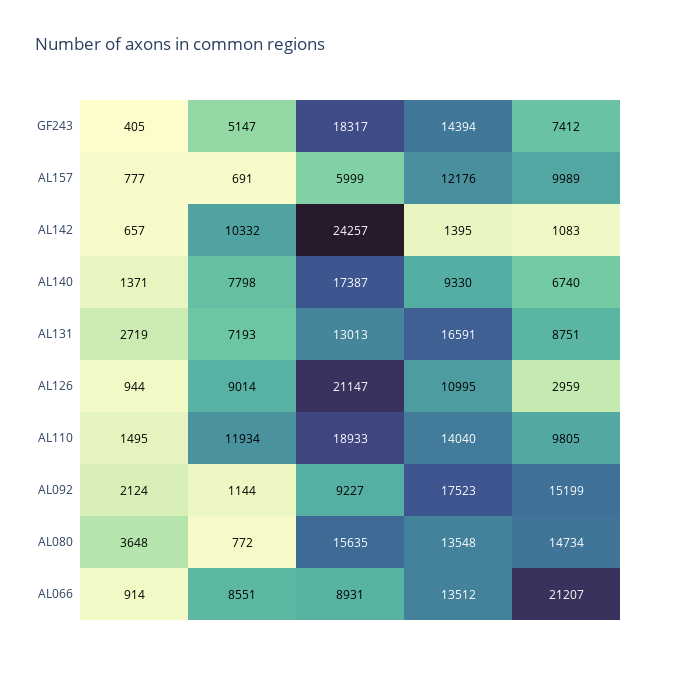

Write notebook code for a chart like this one.
### Code cell
str_id=[na.give_me_name(i) for i in axonal_df_inner.columns]

z =axonal_df_inner.values

fig = ff.create_annotated_heatmap(z, colorscale='deep',
                                  x=str_id,y=list(axonal_df_inner.index))
fig.update_xaxes(showticklabels=False,
                type='category')

fig.update_layout(
    title='Number of axons in common regions',
    width = 700, height = 700,
    autosize = True
)

fig.show()

### Figure 1 — Plotly figure (JSON) as saved in the notebook; plotly's stock layout.template omitted (floating-point values rounded to 4 significant figures)
{"data": [{"colorscale": [[0, "rgb(253, 253, 204)"], [0.09091, "rgb(206, 236, 179)"], [0.1818, "rgb(156, 219, 165)"], [0.2727, "rgb(111, 201, 163)"], [0.3636, "rgb(86, 177, 163)"], [0.4545, "rgb(76, 153, 160)"], [0.5455, "rgb(68, 130, 155)"], [0.6364, "rgb(62, 108, 150)"], [0.7273, "rgb(62, 82, 143)"], [0.8182, "rgb(64, 60, 115)"], [0.9091, "rgb(54, 43, 77)"], [1, "rgb(39, 26, 44)"]], "reversescale": false, "showscale": false, "type": "heatmap", "x": ["Primary somatosensory area barrel field layer 6a", "Primary somatosensory area barrel field layer 4", "Primary somatosensory area barrel field layer 1", "Primary somatosensory area barrel field layer 2/3", "Primary somatosensory area barrel field layer 5"], "y": ["AL066", "AL080", "AL092", "AL110", "AL126", "AL131", "AL140", "AL142", "AL157", "GF243"], "z": [[914, 8551, 8931, 13512, 21207], [3648, 772, 15635, 13548, 14734], [2124, 1144, 9227, 17523, 15199], [1495, 11934, 18933, 14040, 9805], [944, 9014, 21147, 10995, 2959], [2719, 7193, 13013, 16591, 8751], [1371, 7798, 17387, 9330, 6740], [657, 10332, 24257, 1395, 1083], [777, 691, 5999, 12176, 9989], [405, 5147, 18317, 14394, 7412]]}], "layout": {"annotations": [{"font": {"color": "#000000"}, "showarrow": false, "text": "914", "x": "Primary somatosensory area barrel field layer 6a", "xref": "x", "y": "AL066", "yref": "y"}, {"font": {"color": "#000000"}, "showarrow": false, "text": "8551", "x": "Primary somatosensory area barrel field layer 4", "xref": "x", "y": "AL066", "yref": "y"}, {"font": {"color": "#000000"}, "showarrow": false, "text": "8931", "x": "Primary somatosensory area barrel field layer 1", "xref": "x", "y": "AL066", "yref": "y"}, {"font": {"color": "#FFFFFF"}, "showarrow": false, "text": "13512", "x": "Primary somatosensory area barrel field layer 2/3", "xref": "x", "y": "AL066", "yref": "y"}, {"font": {"color": "#FFFFFF"}, "showarrow": false, "text": "21207", "x": "Primary somatosensory area barrel field layer 5", "xref": "x", "y": "AL066", "yref": "y"}, {"font": {"color": "#000000"}, "showarrow": false, "text": "3648", "x": "Primary somatosensory area barrel field layer 6a", "xref": "x", "y": "AL080", "yref": "y"}, {"font": {"color": "#000000"}, "showarrow": false, "text": "772", "x": "Primary somatosensory area barrel field layer 4", "xref": "x", "y": "AL080", "yref": "y"}, {"font": {"color": "#FFFFFF"}, "showarrow": false, "text": "15635", "x": "Primary somatosensory area barrel field layer 1", "xref": "x", "y": "AL080", "yref": "y"}, {"font": {"color": "#FFFFFF"}, "showarrow": false, "text": "13548", "x": "Primary somatosensory area barrel field layer 2/3", "xref": "x", "y": "AL080", "yref": "y"}, {"font": {"color": "#FFFFFF"}, "showarrow": false, "text": "14734", "x": "Primary somatosensory area barrel field layer 5", "xref": "x", "y": "AL080", "yref": "y"}, {"font": {"color": "#000000"}, "showarrow": false, "text": "2124", "x": "Primary somatosensory area barrel field layer 6a", "xref": "x", "y": "AL092", "yref": "y"}, {"font": {"color": "#000000"}, "showarrow": false, "text": "1144", "x": "Primary somatosensory area barrel field layer 4", "xref": "x", "y": "AL092", "yref": "y"}, {"font": {"color": "#000000"}, "showarrow": false, "text": "9227", "x": "Primary somatosensory area barrel field layer 1", "xref": "x", "y": "AL092", "yref": "y"}, {"font": {"color": "#FFFFFF"}, "showarrow": false, "text": "17523", "x": "Primary somatosensory area barrel field layer 2/3", "xref": "x", "y": "AL092", "yref": "y"}, {"font": {"color": "#FFFFFF"}, "showarrow": false, "text": "15199", "x": "Primary somatosensory area barrel field layer 5", "xref": "x", "y": "AL092", "yref": "y"}, {"font": {"color": "#000000"}, "showarrow": false, "text": "1495", "x": "Primary somatosensory area barrel field layer 6a", "xref": "x", "y": "AL110", "yref": "y"}, {"font": {"color": "#000000"}, "showarrow": false, "text": "11934", "x": "Primary somatosensory area barrel field layer 4", "xref": "x", "y": "AL110", "yref": "y"}, {"font": {"color": "#FFFFFF"}, "showarrow": false, "text": "18933", "x": "Primary somatosensory area barrel field layer 1", "xref": "x", "y": "AL110", "yref": "y"}, {"font": {"color": "#FFFFFF"}, "showarrow": false, "text": "14040", "x": "Primary somatosensory area barrel field layer 2/3", "xref": "x", "y": "AL110", "yref": "y"}, {"font": {"color": "#000000"}, "showarrow": false, "text": "9805", "x": "Primary somatosensory area barrel field layer 5", "xref": "x", "y": "AL110", "yref": "y"}, {"font": {"color": "#000000"}, "showarrow": false, "text": "944", "x": "Primary somatosensory area barrel field layer 6a", "xref": "x", "y": "AL126", "yref": "y"}, {"font": {"color": "#000000"}, "showarrow": false, "text": "9014", "x": "Primary somatosensory area barrel field layer 4", "xref": "x", "y": "AL126", "yref": "y"}, {"font": {"color": "#FFFFFF"}, "showarrow": false, "text": "21147", "x": "Primary somatosensory area barrel field layer 1", "xref": "x", "y": "AL126", "yref": "y"}, {"font": {"color": "#000000"}, "showarrow": false, "text": "10995", "x": "Primary somatosensory area barrel field layer 2/3", "xref": "x", "y": "AL126", "yref": "y"}, {"font": {"color": "#000000"}, "showarrow": false, "text": "2959", "x": "Primary somatosensory area barrel field layer 5", "xref": "x", "y": "AL126", "yref": "y"}, {"font": {"color": "#000000"}, "showarrow": false, "text": "2719", "x": "Primary somatosensory area barrel field layer 6a", "xref": "x", "y": "AL131", "yref": "y"}, {"font": {"color": "#000000"}, "showarrow": false, "text": "7193", "x": "Primary somatosensory area barrel field layer 4", "xref": "x", "y": "AL131", "yref": "y"}, {"font": {"color": "#FFFFFF"}, "showarrow": false, "text": "13013", "x": "Primary somatosensory area barrel field layer 1", "xref": "x", "y": "AL131", "yref": "y"}, {"font": {"color": "#FFFFFF"}, "showarrow": false, "text": "16591", "x": "Primary somatosensory area barrel field layer 2/3", "xref": "x", "y": "AL131", "yref": "y"}, {"font": {"color": "#000000"}, "showarrow": false, "text": "8751", "x": "Primary somatosensory area barrel field layer 5", "xref": "x", "y": "AL131", "yref": "y"}, {"font": {"color": "#000000"}, "showarrow": false, "text": "1371", "x": "Primary somatosensory area barrel field layer 6a", "xref": "x", "y": "AL140", "yref": "y"}, {"font": {"color": "#000000"}, "showarrow": false, "text": "7798", "x": "Primary somatosensory area barrel field layer 4", "xref": "x", "y": "AL140", "yref": "y"}, {"font": {"color": "#FFFFFF"}, "showarrow": false, "text": "17387", "x": "Primary somatosensory area barrel field layer 1", "xref": "x", "y": "AL140", "yref": "y"}, {"font": {"color": "#000000"}, "showarrow": false, "text": "9330", "x": "Primary somatosensory area barrel field layer 2/3", "xref": "x", "y": "AL140", "yref": "y"}, {"font": {"color": "#000000"}, "showarrow": false, "text": "6740", "x": "Primary somatosensory area barrel field layer 5", "xref": "x", "y": "AL140", "yref": "y"}, {"font": {"color": "#000000"}, "showarrow": false, "text": "657", "x": "Primary somatosensory area barrel field layer 6a", "xref": "x", "y": "AL142", "yref": "y"}, {"font": {"color": "#000000"}, "showarrow": false, "text": "10332", "x": "Primary somatosensory area barrel field layer 4", "xref": "x", "y": "AL142", "yref": "y"}, {"font": {"color": "#FFFFFF"}, "showarrow": false, "text": "24257", "x": "Primary somatosensory area barrel field layer 1", "xref": "x", "y": "AL142", "yref": "y"}, {"font": {"color": "#000000"}, "showarrow": false, "text": "1395", "x": "Primary somatosensory area barrel field layer 2/3", "xref": "x", "y": "AL142", "yref": "y"}, {"font": {"color": "#000000"}, "showarrow": false, "text": "1083", "x": "Primary somatosensory area barrel field layer 5", "xref": "x", "y": "AL142", "yref": "y"}, {"font": {"color": "#000000"}, "showarrow": false, "text": "777", "x": "Primary somatosensory area barrel field layer 6a", "xref": "x", "y": "AL157", "yref": "y"}, {"font": {"color": "#000000"}, "showarrow": false, "text": "691", "x": "Primary somatosensory area barrel field layer 4", "xref": "x", "y": "AL157", "yref": "y"}, {"font": {"color": "#000000"}, "showarrow": false, "text": "5999", "x": "Primary somatosensory area barrel field layer 1", "xref": "x", "y": "AL157", "yref": "y"}, {"font": {"color": "#000000"}, "showarrow": false, "text": "12176", "x": "Primary somatosensory area barrel field layer 2/3", "xref": "x", "y": "AL157", "yref": "y"}, {"font": {"color": "#000000"}, "showarrow": false, "text": "9989", "x": "Primary somatosensory area barrel field layer 5", "xref": "x", "y": "AL157", "yref": "y"}, {"font": {"color": "#000000"}, "showarrow": false, "text": "405", "x": "Primary somatosensory area barrel field layer 6a", "xref": "x", "y": "GF243", "yref": "y"}, {"font": {"color": "#000000"}, "showarrow": false, "text": "5147", "x": "Primary somatosensory area barrel field layer 4", "xref": "x", "y": "GF243", "yref": "y"}, {"font": {"color": "#FFFFFF"}, "showarrow": false, "text": "18317", "x": "Primary somatosensory area barrel field layer 1", "xref": "x", "y": "GF243", "yref": "y"}, {"font": {"color": "#FFFFFF"}, "showarrow": false, "text": "14394", "x": "Primary somatosensory area barrel field layer 2/3", "xref": "x", "y": "GF243", "yref": "y"}, {"font": {"color": "#000000"}, "showarrow": false, "text": "7412", "x": "Primary somatosensory area barrel field layer 5", "xref": "x", "y": "GF243", "yref": "y"}], "autosize": true, "height": 700, "title": {"text": "Number of axons in common regions"}, "width": 700, "xaxis": {"autorange": true, "dtick": 1, "gridcolor": "rgb(0, 0, 0)", "range": [-0.5, 4.5], "showticklabels": false, "side": "top", "ticks": "", "type": "category"}, "yaxis": {"autorange": true, "dtick": 1, "range": [-0.5, 9.5], "ticks": "", "ticksuffix": "  ", "type": "category"}}}
